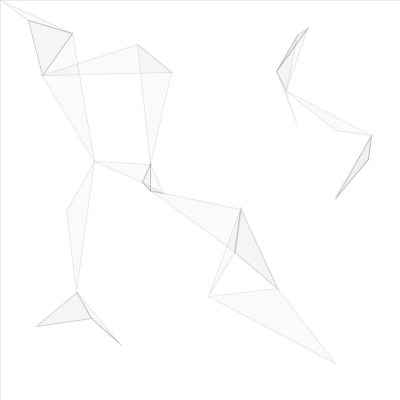
Frame 1 (no input)
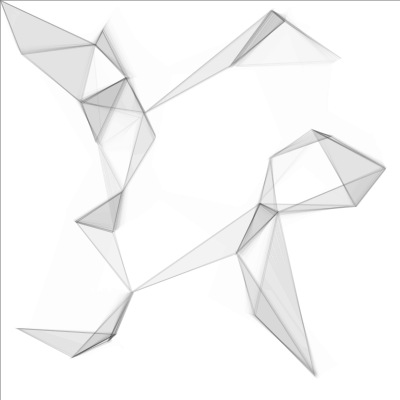
Frame 60 (the mouse pressed at the canvas centre just before this capture)
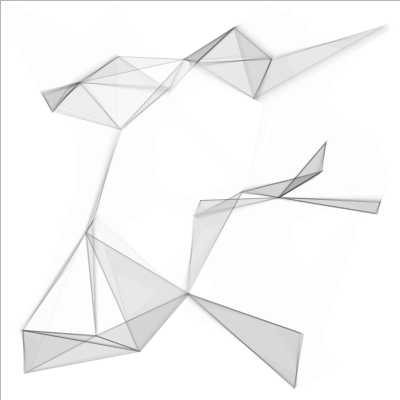
Frame 120 (the mouse held since frame 60 and released just before this capture)

The Processing sketch that drew these frames (run headless with seeded random() and noise(); from frame 60 on, the mouse is pressed at the canvas centre):

// Processing sketch: processing_157493
// ── processing_157493.pde

ArrayList<Bubble> bubbles = new ArrayList<Bubble>();
Bubble mouseBubble = new Bubble();
int nbBubble = 30;

void setup() {
  size(400, 400);
  frameRate(40);
  background(255);
  stroke(0, 0, 0, 20);
  strokeWeight(1);
  fill(0, 0, 0, 10);

  for(int i = 0 ; i < nbBubble ; i++) {
    bubbles.add(new Bubble());
  }
  
}
void draw() {
  fill(255,255,255,50);
  rect(0,0,width,height);
  fill(0, 0, 0, 5);
  for(int i = 0 ; i < bubbles.size() ; i++) {
    bubbles.get(i).move();
    bubbles.get(i).closest(bubbles);
  }
  
  mouseBubble.x = mouseX;
  mouseBubble.y = mouseY;
  mouseBubble.closest(bubbles);
}

class Bubble {
  float x, y, speedx, speedy;

  Bubble() {
    x = random(10, width - 10); 
    y = random(10, height - 10);
    speedx = random(-1, 1);
    speedy = random(-1, 1);
  }

  void move() {
    if ((x < 10) || (x > width - 10)) {
      speedx *= -1; 
    }
    if ((y < 10) || (y > height - 10)) {
      speedy *= -1;
    }
    x += speedx;
    y += speedy;
  }
  
  void closest(ArrayList<Bubble> bubbles) {
    
    float closestDist = 200;
    float closestDist2 = 200;
    Bubble closestBubble = null;
    Bubble closestBubble2 = null;
    
    for(int i = 0 ; i < bubbles.size() ; i++) {
      Bubble current = bubbles.get(i);
      if(current != this && dist(x,y,current.x,current.y) < closestDist) {
        closestDist = dist(x,y,current.x,current.y);
        closestBubble = current;
      }
      if(current != this && dist(x,y,current.x,current.y) > closestDist && dist(x,y,current.x,current.y) < closestDist2) {
        closestDist2 = dist(x,y,current.x,current.y);
        closestBubble2 = current;
      }
    }
    if(closestBubble != null && closestBubble2 != null) {
      triangle(x,y,closestBubble.x,closestBubble.y,closestBubble2.x,closestBubble2.y);
    }
  }
}
